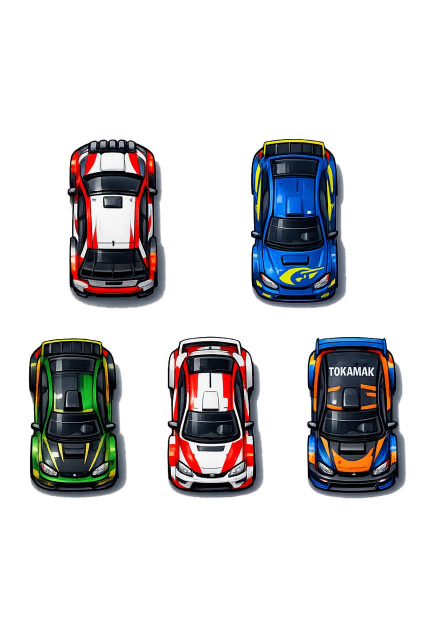
#> input picture tokamak-rally/raw_cars.jpg, 853 x 1280 px (shown at 1/2 size)
$ python extract-cars.py
#> lines starting #> are read from the running program, lines starting #| are printed output that depends on the picture; after the words box and inside, x2 and y2 are one past the last pixel; in counts of white or black regions, pixels touching at a corner belong together
"""Extract 5 rally cars from DALL-E generated image with precise cropping and background removal."""
from PIL import Image, ImageFilter
import numpy as np
import os

SRC = os.path.join(os.path.dirname(__file__), '..', 'raw_cars.jpg')
OUT = os.path.join(os.path.dirname(__file__), '..', 'public', 'assets')
os.makedirs(OUT, exist_ok=True)

img = Image.open(SRC)
#> img is the input picture: PIL image 853x1280 RGB; mean R, G, B 209.6, 208.5, 210.1
print(f"Source: {img.size}")
#| Source: (853, 1280)

# Bounding boxes from vision analysis (left, top, right, bottom)
cars = [
    ("car_01_red",      (115, 65, 370, 500)),
    ("car_02_blue",     (468, 80, 735, 530)),
    ("car_03_green",    (50, 620, 320, 1080)),
    ("car_04_redwhite", (295, 640, 560, 1100)),
    ("car_05_tokamak",  (545, 620, 810, 1070)),
]

# Target size for game: maintain aspect ratio, height = 56px (matching current game)
TARGET_H = 56

for name, bbox in cars:
    crop = img.crop(bbox)

    # Convert to RGBA
    rgba = crop.convert("RGBA")
    data = np.array(rgba)

    # Remove near-white background (R>230, G>230, B>230)
    white_mask = (data[:,:,0] > 225) & (data[:,:,1] > 225) & (data[:,:,2] > 225)
    data[white_mask, 3] = 0

    # Also remove near-white edges with slightly lower threshold
    edge_mask = (data[:,:,0] > 210) & (data[:,:,1] > 210) & (data[:,:,2] > 210)
    # Only apply at borders
    for row in range(data.shape[0]):
        for col in range(data.shape[1]):
            if edge_mask[row, col] and data[row, col, 3] > 0:
                # Check if near a transparent pixel
                neighbors_transparent = False
                for dr, dc in [(-1,0),(1,0),(0,-1),(0,1)]:
                    nr, nc = row+dr, col+dc
                    if 0 <= nr < data.shape[0] and 0 <= nc < data.shape[1]:
                        if data[nr, nc, 3] == 0:
                            neighbors_transparent = True
                            break
                if neighbors_transparent:
                    data[row, col, 3] = 0

    result = Image.fromarray(data)

    # Trim transparent borders
    bbox_trim = result.getbbox()
    if bbox_trim:
        result = result.crop(bbox_trim)

    # Resize to game size (height = TARGET_H, maintain aspect ratio)
    w, h = result.size
    new_w = int(w * TARGET_H / h)
    result = result.resize((new_w, TARGET_H), Image.LANCZOS)

    out_path = os.path.join(OUT, f"{name}.png")
    result.save(out_path)
    print(f"  {name}: {result.size} → {out_path}")
#> this loop made 5 passes
#> bbox_trim on passes 1 to 5: (20, 214, 214, 435), (34, 198, 223, 450), (7, 56, 203, 376), (40, 33, 232, 356), (69, 54, 265, 377)
#> pass 1, `crop = img.crop(bbox)`:
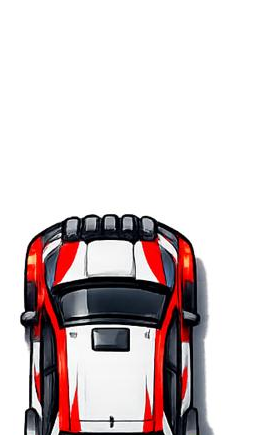
#> crop: PIL image 255x435 RGB; mean R, G, B 213.9, 202.7, 204
#> pass 1, `white_mask = (data[:,:,0] > 225) & (data[:,:,1] > 225) & (data[:,:,2] ..`:
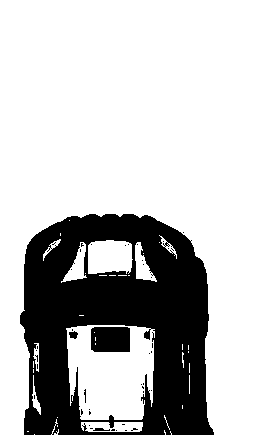
#> white_mask: shape (435, 255) bool; 74.3% white; 44 black regions (40 under 20 px), largest, box (x1, y1, x2, y2) and area: (20, 214, 214, 435) 27365, (91, 327, 130, 352) 957, (69, 331, 78, 339) 50, (93, 428, 110, 431) 35
#> pass 1, `edge_mask = (data[:,:,0] > 210) & (data[:,:,1] > 210) & (data[:,:,2] >..`:
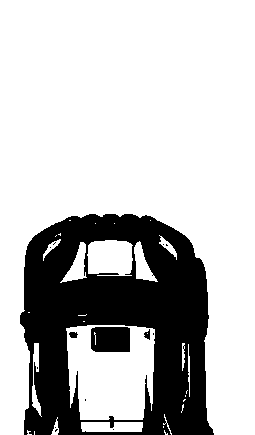
#> edge_mask: shape (435, 255) bool; 75% white; 14 black regions (10 under 20 px), largest, box (x1, y1, x2, y2) and area: (20, 214, 214, 435) 26675, (91, 327, 130, 352) 947, (69, 332, 78, 338) 43, (144, 329, 150, 340) 40
#> after the loop:
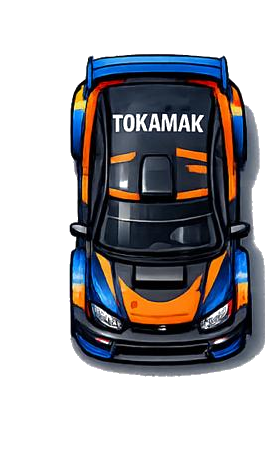
#> data: shape (450, 265, 4); mean R, G, B, A 164.3, 162.9, 166.1, 120.9; transparent parts drawn white
#> after the loop:
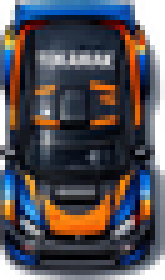
#> result: PIL image 33x56 RGBA (shown 5 times larger); mean R, G, B, A 65.2, 62.8, 69.6, 227.6; transparent parts drawn white

# Generate car shadow
shadow_w, shadow_h = 36, 20
shadow = Image.new("RGBA", (shadow_w, shadow_h), (0,0,0,0))
#> shadow: PIL image 36x20 RGBA; every value is 0
from PIL import ImageDraw
draw = ImageDraw.Draw(shadow)
# Soft elliptical shadow
for i in range(8):
    alpha = int(40 * (1 - i/8))
    draw.ellipse([i, i, shadow_w-i, shadow_h-i], fill=(0,0,0,alpha))
shadow = shadow.filter(ImageFilter.GaussianBlur(2))
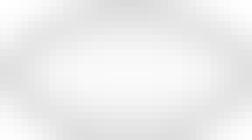
#> shadow: PIL image 36x20 RGBA (shown 7 times larger); mean R, G, B, A 0, 0, 0, 17.8; transparent parts drawn white
shadow.save(os.path.join(OUT, "car_shadow.png"))
print(f"  car_shadow: {shadow.size}")
#|   car_shadow: (36, 20)

print("\nDone! Cars extracted.")

$ run again, with tokamak-rally/raw_objects.jpg copied over tokamak-rally/raw_cars.jpg
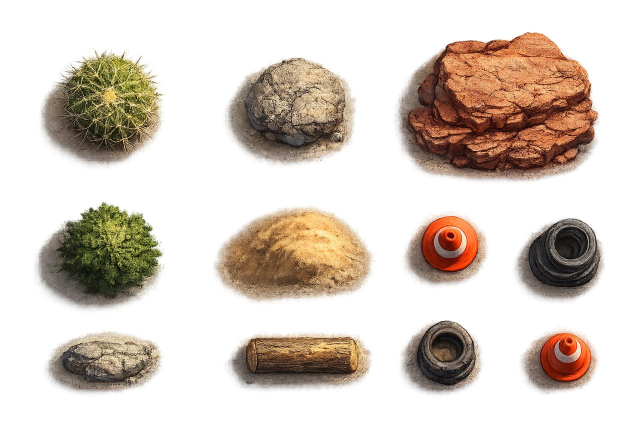
#> input picture tokamak-rally/raw_objects.jpg, 1280 x 853 px (shown at 1/2 size)
#> img is the input picture: PIL image 1280x853 RGB; mean R, G, B 215.5, 204.9, 195.4
#| Source: (1280, 853)
#> the loop `for name, bbox in cars:` made 5 passes
#> bbox_trim on passes 1 to 5: (0, 35, 213, 435), (0, 35, 267, 450), (0, 44, 270, 460), (0, 28, 265, 460), (0, 46, 265, 450)
#> pass 1, `white_mask = (data[:,:,0] > 225) & (data[:,:,1] > 225) & (data[:,:,2] ..`:
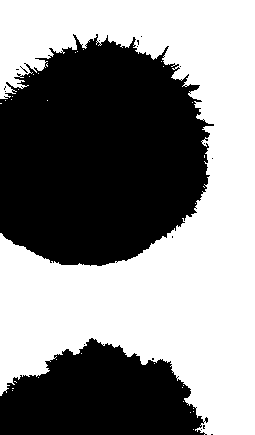
#> white_mask: shape (435, 255) bool; 52.9% white; 19 black regions (17 under 20 px), largest, box (x1, y1, x2, y2) and area: (0, 34, 214, 266) 38133, (0, 338, 208, 435) 14074
#> after the loop `for name, bbox in cars:`:
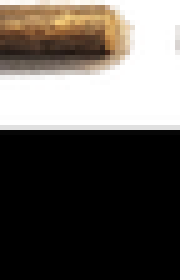
#> result: PIL image 36x56 RGBA (shown 5 times larger); mean R, G, B, A 36.2, 30.7, 25.4, 183; transparent parts drawn white
#|   car_shadow: (36, 20)
